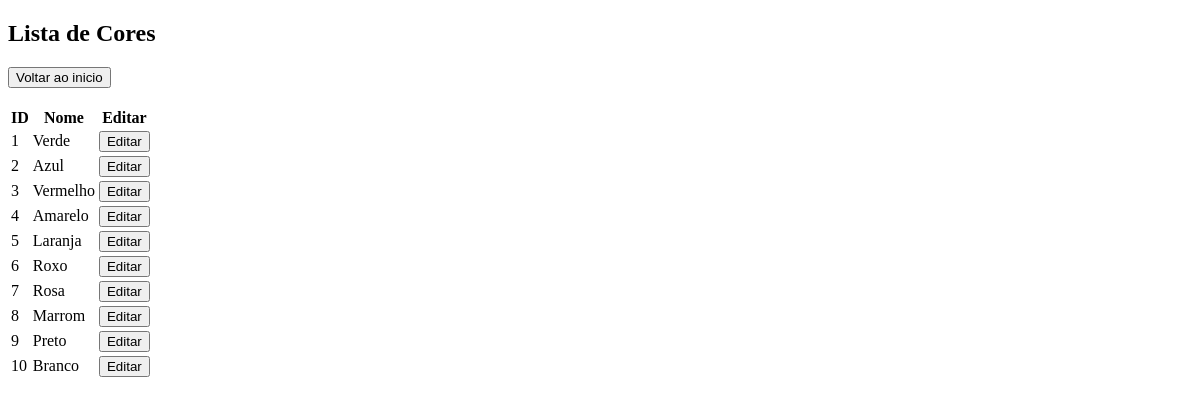
/guides/listColors.php, run on the app's committed database.
### tables this page shows
CREATE TABLE `cores` (
  `id` int NOT NULL,
  `nome` varchar(50) NOT NULL
);

### config.php (called while the page is built, shortened)
<?php
class Config
{
    private $host = "mysql";
    private $user = "user";
    private $password = "password";
    private $dbname = "php-crud";
    public function __construct()
    {
        $this->conn = new mysqli($this->host, $this->user, $this->password, $this->dbname);
    }
}
?>

### services/listService.php (called while the page is built, shortened)
<?php
require_once __DIR__ . '/../config.php';
require_once __DIR__ . '/../repository/colorRepository.php';
class ListService
{
    protected $repositoryColor;
    protected $conn;
    public function __construct() {
        $config = new Config();
        $this->conn = $config->conn;
        $this->repositoryColor = new ColorRepository();
    }
    public function listColors()
    {
        return $this->repositoryColor->listColors($this->conn);
    }
}
?>

### repository/colorRepository.php (called while the page is built, shortened)
<?php
class ColorRepository
{
    public function listColors($conn)
    {
        $sql = "SELECT * FROM cores a";
        $return = $conn->query($sql);
        if ($return->num_rows > 0) {
            return $return->fetch_all(MYSQLI_ASSOC);
        }
        return false;
    }
}
?>

### guides/listColors.php (the view, shortened to what this page needs)
<?php
require_once __DIR__ . '/../services/listService.php';
$service = new ListService();
$list = $service->listColors();
?>
<!DOCTYPE html>
<html lang="en">
<head>
    <link rel="stylesheet" href="../css/universal.css">
</head>
<body>
    <h2>Lista de Cores</h2>
    <button onclick="window.location.href='../index.php'">Voltar ao inicio</button>
    <br><br>
    <table>
        <thead>
            <tr>
                <th>ID</th>
                <th>Nome</th>
                <th>Editar</th>
            </tr>
        </thead>
        <tbody>
            <?php if (!empty($list)){ ?>
                <?php foreach ($list as $color): ?>
                    <tr>
                        <td><?php echo htmlspecialchars($color['id']); ?></td>
                        <td><?php echo htmlspecialchars($color['nome']); ?></td>
                        <td>
                            <button onclick="openModal(
                                <?php echo htmlspecialchars($color['id']); ?>,
                                '<?php echo htmlspecialchars($color['nome']); ?>')">
                                Editar
                            </button></td>
                        <td>
                    </tr>
                <?php endforeach;
            }?>
        </tbody>
    </table>
</body>
</html>

### data on the page
cores: id "1", nome "Verde"
cores: id "2", nome "Azul"
cores: id "3", nome "Vermelho"
cores: id "4", nome "Amarelo"
cores: id "5", nome "Laranja"
cores: id "6", nome "Roxo"
cores: id "7", nome "Rosa"
cores: id "8", nome "Marrom"
cores: id "9", nome "Preto"
cores: id "10", nome "Branco"
